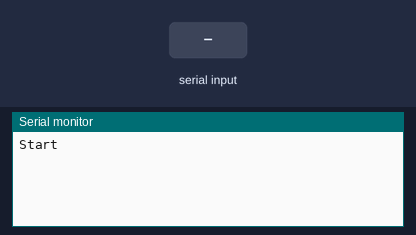
Bench run of a sketch on a simulated Arduino Mega 2560, built with avr-gcc and run on an emulated ATmega2560. Parts: the last lines printed to the serial monitor. Inputs (shaded band) come from the test bench.

Above: at 1.2 s.
1.3 s: "1\n" received over the second serial link
At 2.2 s:
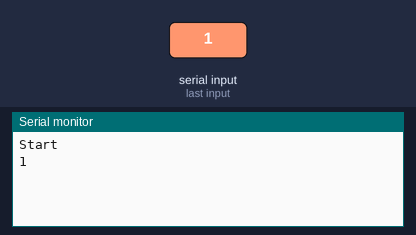
2.8 s: "0\n" received over the second serial link
At 3.3 s:
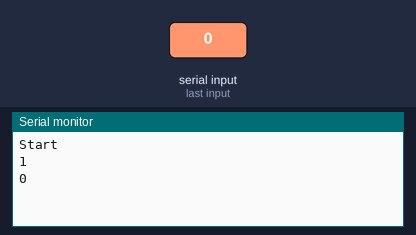

The sketch:

debug_serial.ino
```cpp
void setup() {
  // put your setup code here, to run once:
  Serial.begin(9600);
  Serial2.begin(115200);
  Serial.println("Start");
}

void loop() {
  // put your main code here, to run repeatedly:
  if(Serial.available() > 0) {
    String res = Serial.readStringUntil('\n');
    Serial2.print(res + "\n");
  }

    if(Serial2.available() > 0) {
    String res = Serial2.readStringUntil('\n');
    Serial.println(res);
  }
}
```

Measured:
- after the input at 1.3 s, the serial monitor: prints a new line at once (image 1)
- after the input at 2.8 s, the serial monitor: prints a new line at once (image 2)
